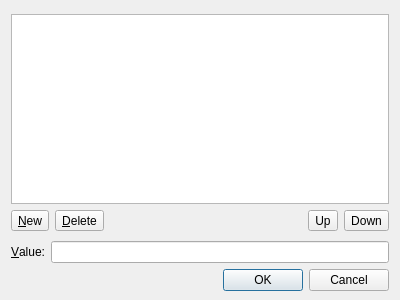
<?xml version="1.0" encoding="UTF-8"?>
<ui version="4.0">
 <comment>
***********************************************************************
*
* Copyright (c) 2021-2022 Barbara Geller
* Copyright (c) 2021-2022 Ansel Sermersheim
*
* Copyright (c) 2015 The Qt Company Ltd.
*
* Designer is free software. You can redistribute it and/or
* modify it under the terms of the GNU Lesser General Public License
* version 2.1 as published by the Free Software Foundation.
*
* Designer is distributed in the hope that it will be useful,
* but WITHOUT ANY WARRANTY; without even the implied warranty of
* MERCHANTABILITY or FITNESS FOR A PARTICULAR PURPOSE.
*
* https://www.gnu.org/licenses/
*
***********************************************************************
 </comment>
 <class>qdesigner_internal::Dialog</class>
 <widget class="QDialog" name="qdesigner_internal::Dialog">
  <property name="geometry">
   <rect>
    <x>0</x>
    <y>0</y>
    <width>400</width>
    <height>300</height>
   </rect>
  </property>
  <property name="windowTitle">
   <string>StringList Editor</string>
  </property>
  <layout class="QGridLayout" name="gridLayout">
   <property name="leftMargin">
    <number>11</number>
   </property>
   <property name="topMargin">
    <number>14</number>
   </property>
   <property name="rightMargin">
    <number>11</number>
   </property>
   <property name="bottomMargin">
    <number>9</number>
   </property>
   <item row="1" column="0">
    <layout class="QVBoxLayout">
     <property name="spacing">
      <number>6</number>
     </property>
     <property name="leftMargin">
      <number>0</number>
     </property>
     <property name="topMargin">
      <number>0</number>
     </property>
     <property name="rightMargin">
      <number>0</number>
     </property>
     <property name="bottomMargin">
      <number>0</number>
     </property>
     <item>
      <layout class="QHBoxLayout">
       <property name="spacing">
        <number>6</number>
       </property>
       <property name="leftMargin">
        <number>0</number>
       </property>
       <property name="topMargin">
        <number>0</number>
       </property>
       <property name="rightMargin">
        <number>0</number>
       </property>
       <property name="bottomMargin">
        <number>0</number>
       </property>
       <item>
        <widget class="QToolButton" name="newButton">
         <property name="toolTip">
          <string>New String</string>
         </property>
         <property name="text">
          <string>&amp;New</string>
         </property>
         <property name="toolButtonStyle">
          <enum>Qt::ToolButtonIconOnly</enum>
         </property>
        </widget>
       </item>
       <item>
        <widget class="QToolButton" name="deleteButton">
         <property name="toolTip">
          <string>Delete String</string>
         </property>
         <property name="text">
          <string>&amp;Delete</string>
         </property>
         <property name="toolButtonStyle">
          <enum>Qt::ToolButtonIconOnly</enum>
         </property>
        </widget>
       </item>
       <item>
        <spacer>
         <property name="orientation">
          <enum>Qt::Horizontal</enum>
         </property>
         <property name="sizeHint" stdset="0">
          <size>
           <width>40</width>
           <height>20</height>
          </size>
         </property>
        </spacer>
       </item>
       <item>
        <widget class="QToolButton" name="upButton">
         <property name="toolTip">
          <string>Move String Up</string>
         </property>
         <property name="text">
          <string>Up</string>
         </property>
        </widget>
       </item>
       <item>
        <widget class="QToolButton" name="downButton">
         <property name="toolTip">
          <string>Move String Down</string>
         </property>
         <property name="text">
          <string>Down</string>
         </property>
        </widget>
       </item>
      </layout>
     </item>
     <item>
      <spacer name="verticalSpacer">
       <property name="orientation">
        <enum>Qt::Vertical</enum>
       </property>
       <property name="sizeType">
        <enum>QSizePolicy::Fixed</enum>
       </property>
       <property name="sizeHint" stdset="0">
        <size>
         <width>20</width>
         <height>4</height>
        </size>
       </property>
      </spacer>
     </item>
     <item>
      <layout class="QHBoxLayout">
       <property name="spacing">
        <number>6</number>
       </property>
       <property name="leftMargin">
        <number>0</number>
       </property>
       <property name="topMargin">
        <number>0</number>
       </property>
       <property name="rightMargin">
        <number>0</number>
       </property>
       <property name="bottomMargin">
        <number>0</number>
       </property>
       <item>
        <widget class="QLabel" name="label">
         <property name="text">
          <string>&amp;Value:</string>
         </property>
         <property name="buddy">
          <cstring>valueEdit</cstring>
         </property>
        </widget>
       </item>
       <item>
        <widget class="QLineEdit" name="valueEdit"/>
       </item>
      </layout>
     </item>
    </layout>
   </item>
   <item row="0" column="0">
    <widget class="QListView" name="listView">
     <property name="lineWidth">
      <number>2</number>
     </property>
    </widget>
   </item>
   <item row="3" column="0">
    <widget class="QDialogButtonBox" name="buttonBox">
     <property name="orientation">
      <enum>Qt::Horizontal</enum>
     </property>
     <property name="standardButtons">
      <set>QDialogButtonBox::Cancel|QDialogButtonBox::Ok</set>
     </property>
    </widget>
   </item>
  </layout>
 </widget>
 <resources/>
 <connections>
  <connection>
   <sender>buttonBox</sender>
   <signal>accepted()</signal>
   <receiver>qdesigner_internal::Dialog</receiver>
   <slot>accept()</slot>
   <hints>
    <hint type="sourcelabel">
     <x>258</x>
     <y>283</y>
    </hint>
    <hint type="destinationlabel">
     <x>138</x>
     <y>294</y>
    </hint>
   </hints>
  </connection>
  <connection>
   <sender>buttonBox</sender>
   <signal>rejected()</signal>
   <receiver>qdesigner_internal::Dialog</receiver>
   <slot>reject()</slot>
   <hints>
    <hint type="sourcelabel">
     <x>350</x>
     <y>284</y>
    </hint>
    <hint type="destinationlabel">
     <x>369</x>
     <y>295</y>
    </hint>
   </hints>
  </connection>
 </connections>
</ui>
